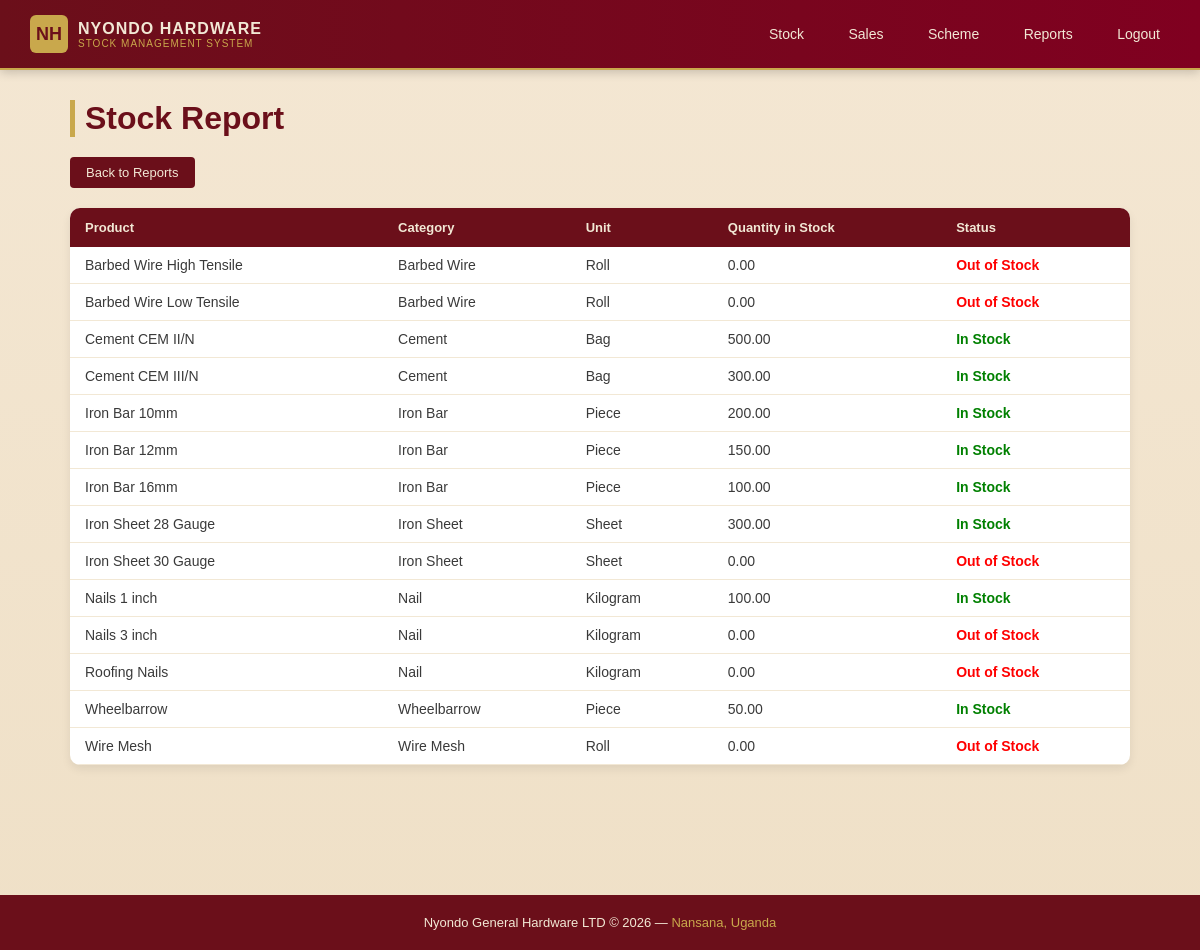
Screenshot of /reports/stock/ (signed in) with the database file from the repository.
### stock/models.py (models this page shows, shortened)
class Product(models.Model):
    CATEGORY_CHOICES = [
        ('cement',      'Cement'),
        ('iron_bar',    'Iron Bar'),
        ('nail',        'Nail'),
        ('wheelbarrow', 'Wheelbarrow'),
        ('wire_mesh',   'Wire Mesh'),
        ('barbed_wire', 'Barbed Wire'),
        ('iron_sheet',  'Iron Sheet'),
    ]
    UNIT_CHOICES = [
        ('bag',   'Bag'),
        ('piece', 'Piece'),
        ('kg',    'Kilogram'),
        ('roll',  'Roll'),
        ('sheet', 'Sheet'),
    ]
    name              = models.CharField(max_length=200)
    category          = models.CharField(max_length=50, choices=CATEGORY_CHOICES)
    unit              = models.CharField(max_length=20, choices=UNIT_CHOICES)
    description       = models.CharField(max_length=255, blank=True)
    quantity_in_stock = models.DecimalField(max_digits=10, decimal_places=2, default=0)

### accounts/decorators.py (the view, shortened to what this page needs)
        def wrapper(request, *args, **kwargs):
            if not request.user.is_authenticated:
                return redirect('/login/')
            if request.user.is_superuser:
                return view_func(request, *args, **kwargs)

### reports/views.py (called while the page is built)
@role_required('accounts')
def stock_report(request):
    products = Product.objects.all().order_by('category')
    return render(request, 'reports/stock_report.html', {'products': products})

### reports/templates/reports/stock_report.html (shortened to what this page needs)
{% extends 'base.html' %}
{% block content %}
    <h1>Stock Report</h1>
    <div class="action-bar">
        <a href="{% url 'reports_dashboard' %}">Back to Reports</a>
    </div>
    <table>
        <thead>
            <tr>
                <th>Product</th>
                <th>Category</th>
                <th>Unit</th>
                <th>Quantity in Stock</th>
                <th>Status</th>
            </tr>
        </thead>
        <tbody>
            {% for product in products %}
            <tr>
                <td>{{ product.name }}</td>
                <td>{{ product.get_category_display }}</td>
                <td>{{ product.get_unit_display }}</td>
                <td>{{ product.quantity_in_stock }}</td>
                <td>
                    {% if product.quantity_in_stock == 0 %}
                        <span style="color: red; font-weight: bold;">Out of Stock</span>
                    {% elif product.quantity_in_stock < 10 %}
                        <span style="color: orange; font-weight: bold;">Low Stock</span>
                    {% else %}
                        <span style="color: green; font-weight: bold;">In Stock</span>
                    {% endif %}
                </td>
            </tr>
            {% empty %}
            <tr>
                <td colspan="5">No products found.</td>
            </tr>
            {% endfor %}
        </tbody>
    </table>
{% endblock %}

### templates/base.html (style rules this page uses)
* { margin: 0; padding: 0; box-sizing: border-box; }
body { font-family: Arial, sans-serif; background: linear-gradient(to bottom, #f4e7d3, #efe0c7); color: #6b0f1a; min-height: 100vh; display: flex; flex-direction: column; }
h1 { color: #6b0f1a; margin-bottom: 20px; border-left: 5px solid #c9a84c; padding-left: 10px; }
table { width: 100%; border-collapse: collapse; background-color: #fff; margin-top: 10px; border-radius: 10px; overflow: hidden; box-shadow: 0 4px 10px rgba(0,0,0,0.08); }
table th { background-color: #6b0f1a; color: #f2e8d5; padding: 12px 15px; text-align: left; font-size: 13px; }
table td { padding: 10px 15px; border-bottom: 1px solid #f2e8d5; font-size: 14px; color: #3a3a3a; }
a { color: #6b0f1a; text-decoration: none; }
.action-bar { display: flex; gap: 10px; margin-bottom: 20px; flex-wrap: wrap; }
.action-bar a { background-color: #6b0f1a; color: #f2e8d5; padding: 8px 16px; border-radius: 4px; font-size: 13px; transition: 0.3s ease; display: inline-block; }

### rows the page displays
Product: name "Barbed Wire High Tensile", category "Barbed Wire", unit "Roll", quantity_in_stock "0.00", shows "Out of Stock"
Product: name "Barbed Wire Low Tensile", category "Barbed Wire", unit "Roll", quantity_in_stock "0.00", shows "Out of Stock"
Product: name "Cement CEM II/N", category "Cement", unit "Bag", quantity_in_stock "500.00", shows "In Stock"
Product: name "Cement CEM III/N", category "Cement", unit "Bag", quantity_in_stock "300.00", shows "In Stock"
Product: name "Iron Bar 10mm", category "Iron Bar", unit "Piece", quantity_in_stock "200.00", shows "In Stock"
Product: name "Iron Bar 12mm", category "Iron Bar", unit "Piece", quantity_in_stock "150.00", shows "In Stock"
Product: name "Iron Bar 16mm", category "Iron Bar", unit "Piece", quantity_in_stock "100.00", shows "In Stock"
Product: name "Iron Sheet 28 Gauge", category "Iron Sheet", unit "Sheet", quantity_in_stock "300.00", shows "In Stock"
Product: name "Iron Sheet 30 Gauge", category "Iron Sheet", unit "Sheet", quantity_in_stock "0.00", shows "Out of Stock"
Product: name "Nails 1 inch", category "Nail", unit "Kilogram", quantity_in_stock "100.00", shows "In Stock"
Product: name "Nails 3 inch", category "Nail", unit "Kilogram", quantity_in_stock "0.00", shows "Out of Stock"
Product: name "Roofing Nails", category "Nail", unit "Kilogram", quantity_in_stock "0.00", shows "Out of Stock"
Product: name "Wheelbarrow", category "Wheelbarrow", unit "Piece", quantity_in_stock "50.00", shows "In Stock"
Product: name "Wire Mesh", category "Wire Mesh", unit "Roll", quantity_in_stock "0.00", shows "Out of Stock"
